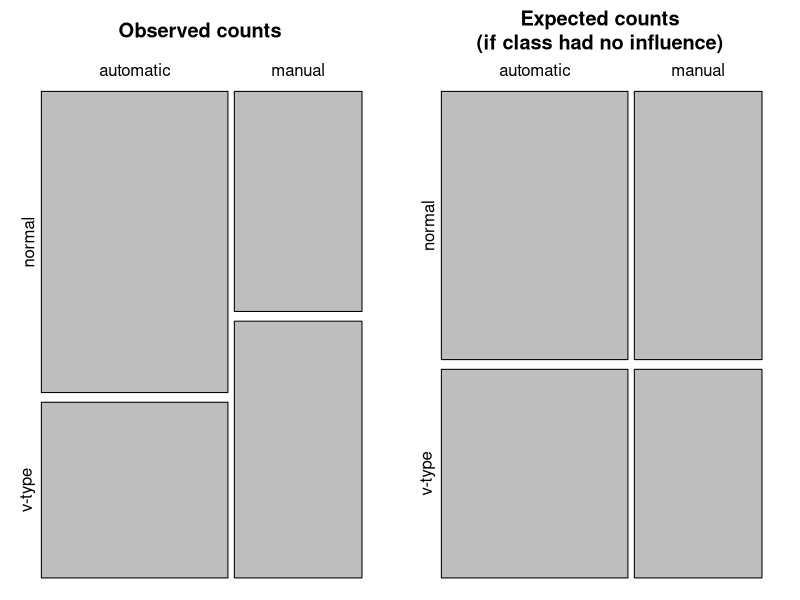
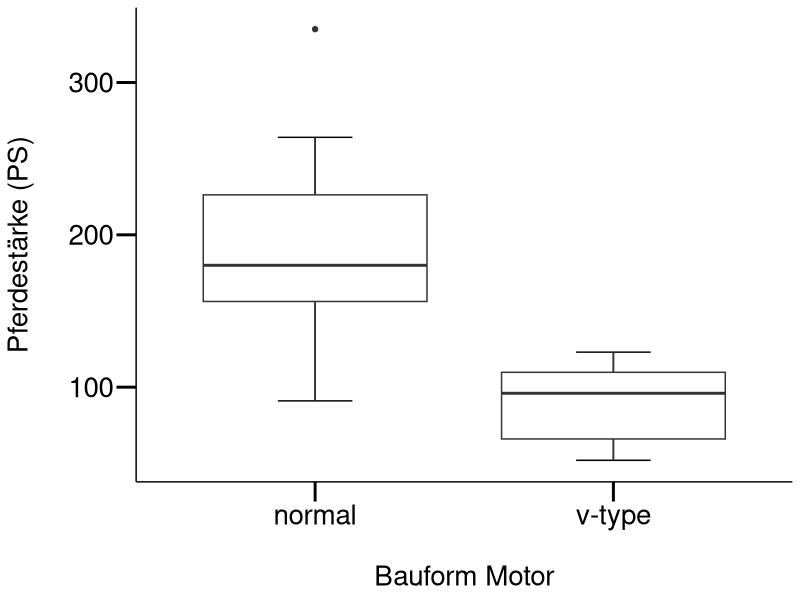
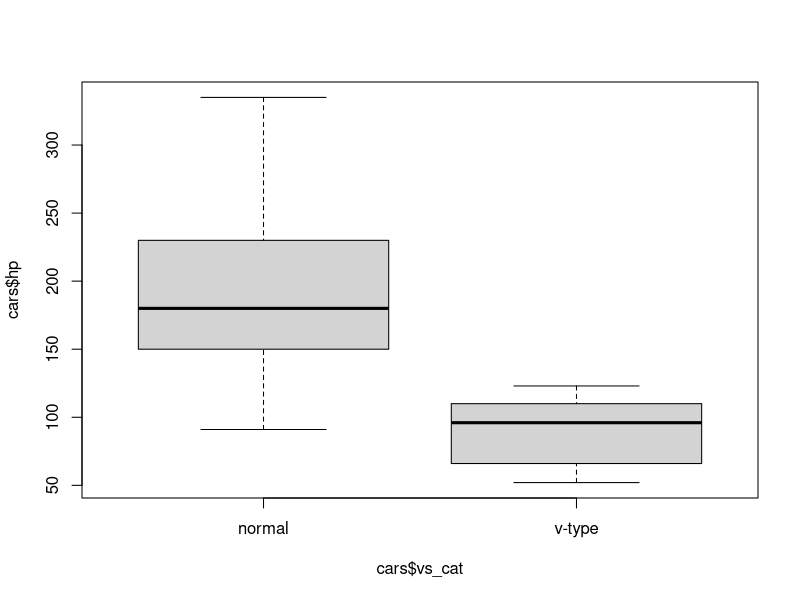
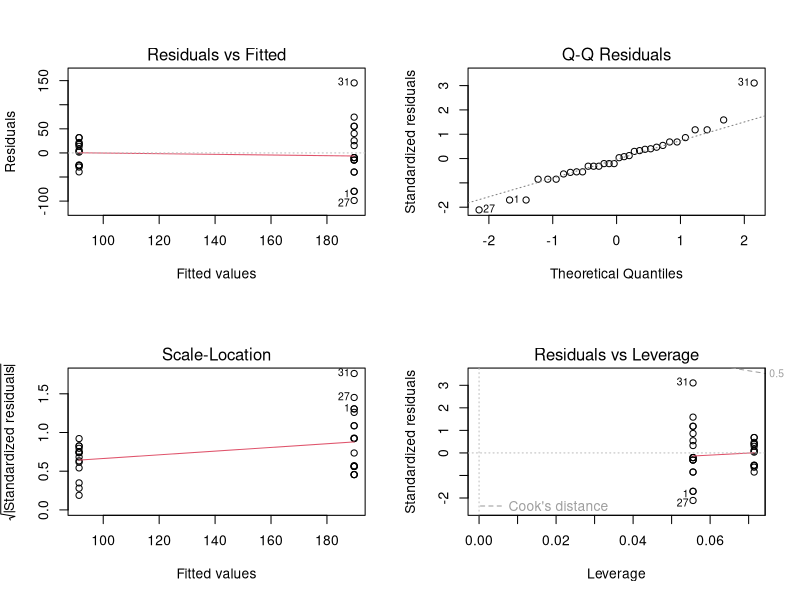

The R script that drew these images, in order:
## ---- chunk 1
knitr::opts_chunk$set(echo = T, collapse=TRUE)

#export R file
# knitr::purl("statKons/StatKons1_Demo_assoziationen.qmd", "Demo_assoziationen.R", documentation = 0)
## ---- chunk 2
#lade Packages

library(tidyverse)

#mytheme
mytheme <- 
  theme_classic() + 
  theme(
    axis.line = element_line(color = "black"), 
    axis.text = element_text(size = 20, color = "black"), 
    axis.title = element_text(size = 20, color = "black"), 
    axis.ticks = element_line(size = 1, color = "black"), 
    axis.ticks.length = unit(.5, "cm")
  )
## ---- chunk 3
#lade Daten
# mehr Info darüber: https://cran.r-project.org/web/packages/explore/vignettes/explore_mtcars.html
cars <- mtcars

#neue kategoriale variable
cars %<>% 
  as_tibble() %>% # da "nur" data frame kann glimplse nichts damit anfangen 
  mutate(vs_cat = if_else(.$vs == 0, "normal", "v-type")) %>% 
  mutate(am_cat = if_else(am == 0, "automatic", "manual"))

# betrachte die Daten
summary(cars)
glimpse(cars)

#Assoziation zwischen Anzahl Zylinder und Motorentyp ()
table(cars$vs_cat, cars$am_cat) # Achtung: sieht aus, als gäbe es weniger V-Motoren bei den handgeschalteten Autos

#lass und das überprüfen
#achtung: bei chi-square test kommt es sehr auf das format drauf an (er erwartet entweder vektoren oder eine matrix!)

#exkurs um in es in ein matrix form zu bringen
chi_sq_matrix <- xtabs(~ vs_cat + am_cat, data = as.data.frame(cars)) # in diesem Spezialfall haben wir keine Kriteriumsvariable

#1.version
chi_sq <-chisq.test(chi_sq_matrix)

#2. version
chi_sq <- chisq.test(cars$am_cat, cars$vs_cat)

#resp. fisher exacter test verwenden, da 2x2 table
fisher.test(chi_sq_matrix)

#fisher exakter test
fisher.test(cars$am_cat, cars$vs_cat)

#visualisieren: kudos goes to https://mgimond.github.io/Stats-in-R/ChiSquare_test.html#3_two_factor_classification
OP <- par(mfrow=c(1,2), "mar"=c(1,1,3,1))
mosaicplot(chi_sq$observed, cex.axis =1 , main = "Observed counts")
mosaicplot(chi_sq$expected, cex.axis =1 , main = "Expected counts\n(if class had no influence)")
par(OP)
## ---- chunk 4
#define dataset
cars <- mtcars

#neue kategoriale variable
cars %<>% 
  as_tibble() %>% # da "nur" data frame kann glimplse nichts damit anfangen 
  mutate(vs_cat = if_else(.$vs == 0, "normal", "v-type")) %>% 
  mutate(am_cat = if_else(am == 0, "automatic", "manual"))

# bei t-Test immer zuerst visualisieren: in diesem Fall Boxplot mit Variablen Getriebe (v- vs. s-motor) und Anzahl Pferdestärke
ggplot2::ggplot(cars, aes(y = hp, x = vs_cat)) +
  stat_boxplot(geom ='errorbar', width = .25) +
  geom_boxplot() +
  # geom_violin()+
  labs(x = "\nBauform Motor", y = "Pferdestärke (PS)\n") +
  mytheme
  
#alternativ     
boxplot(cars$hp ~ cars$vs_cat) # sieht ganz ok aus, jedoch weist die variable "normale Motoren" deutlich eine grössere Streuung aus -> siehe aov.1 und deren Modelgüte-Plots

# Definiere Model: t-Test, wobei die AV metrisch (in unserem Fall eine Zählvariable) sein muss
ttest <- t.test(cars$hp ~ cars$vs_cat)
aov.1 <- aov(cars$hp ~ cars$vs_cat)

#schaue Modellgüte an
par(mfrow = c(2,2))
plot(aov.1)

#zeige resultate
ttest
summary.lm(aov.1)

#wie würdet ihr nun die Ergebnisse darstellen?
